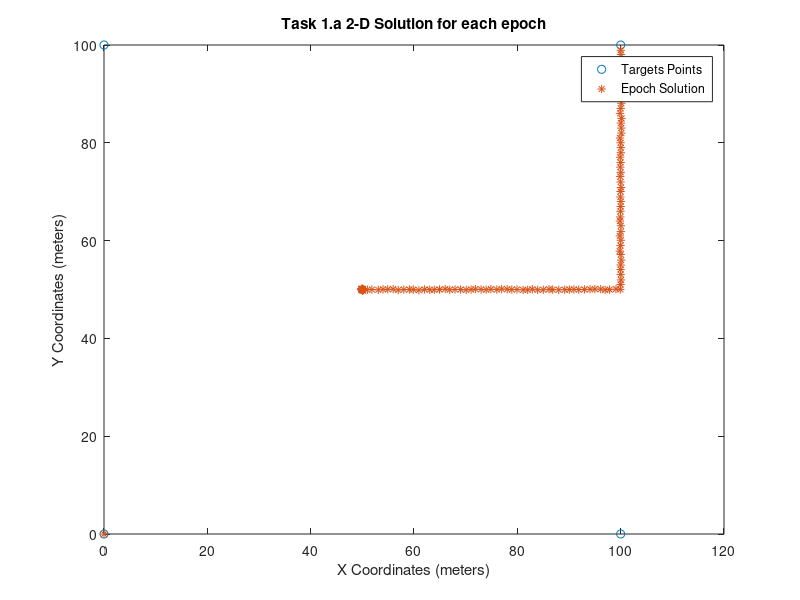

Source code (MATLAB):
% Author: Juan Carlos Terrazas Borbon
% Last Update: 2018-01-29
% Course: ENGO 585
% Lab: 2

% ---------------------Purpose of Code-----------------------------------
% The purpose of this code is to able to perform the 3 task required to
% perfome in the lab handout which involves Least Squares adjustment and
% Kalman filter

% Clear variables, close figure and command
clc
clear all
close all

% Read the file with data and extract its data
ranges = load('Lab2data.txt');

% Given Target Coordinates in meters
 targets = [0,0; 100,0; 100,100; 0,100];

%% Task 1: Batch Parametric Least Squares
est_coords = [50, 50];
P = diag(ones(4,1));

% 1.a Compute 2-D Solution for each epoch----------------------------------
x_hat_1_a = zeros(150,2);
for i = 1 : length(ranges)
    thres = 0;
    while thres == 0
        % Obtain the A matrix
        A = zeros(4,2); 
        for j = 1 : 4
            A(j, 1) = (est_coords(1) - targets(j, 1)) / ranges(i, j + 1);
            A(j, 2) = (est_coords(2) - targets(j, 2)) / ranges(i, j + 1);
        end
        
        % Compute w Matrix
        w= zeros(4,1);
        for j = 1 : 4 
            w(j, 1) = sqrt((targets(j, 1) - est_coords(1))^2 + ...
                (targets(j, 2) - est_coords(2))^2) - ranges(i, j + 1);
        end
        
        % Compute N Matrix and obtain the delta values
        N = A' * P * A;
        delta = -1 * inv(N) * A' * P * w;
        
        % check 
        if abs(delta(1)) < 0.0001 && abs(delta(2)) < 0.0001
           thres = 1;     
        else
           est_coords = [est_coords(1) + delta(1),est_coords(2) + delta(2)];
        end
    end
    x_hat_1_a(i,:) = [est_coords(1) + delta(1),est_coords(2) + delta(2)];
    est_coords = [est_coords(1) + delta(1),est_coords(2) + delta(2)];
end

figure
plot(targets(:,1), targets(:,2),'o')
hold on
plot(x_hat_1_a(:,1), x_hat_1_a(:,2),'*');
hold off
title('Task 1.a 2-D Solution for each epoch')
xlabel('X Coordinates (meters)')
ylabel('Y Coordinates (meters)')
legend('Targets Points', 'Epoch Solution')

% 1.b Batch Solution-------------------------------------------------------
est_coords = [50, 50];
A = zeros(50*4,2);
w= zeros(50*4,1);
P = diag(ones(50*4,1));
thres = 0;
while thres == 0
    for i = 1: 50
        % Obtain the A matrix
        for j = 1 : 4
            A((i-1)*4+j, 1) = (est_coords(1) - targets(j, 1)) / ranges(i, j + 1);
            A((i-1)*4+j, 2) = (est_coords(2) - targets(j, 2)) / ranges(i, j + 1);
        end

        % Compute w Matrix
        for j = 1 : 4 
            w((i-1)*4+j, 1) = sqrt((targets(j, 1) - est_coords(1))^2 + ...
                (targets(j, 2) - est_coords(2))^2) - ranges(i, j + 1);
        end
    end
    % Compute N Matrix and obtain the delta values
    N = A' * P * A;
    delta = -1 * inv(N) * A' * P * w;
    
    % Check for delta and if threshold passes obtain coordinates
    if abs(delta(1)) < 0.0001 && abs(delta(2)) < 0.0001
        thres = 1;
        x_hat_1_b = [est_coords(1) + delta(1),est_coords(2) + delta(2)];
    else
        est_coords = [est_coords(1) + delta(1),est_coords(2) + delta(2)];
    end
end




% 1.c 

%% Task 2: Summation of Normals and Sequential LS


%% Task 3: Kalman Filtering
